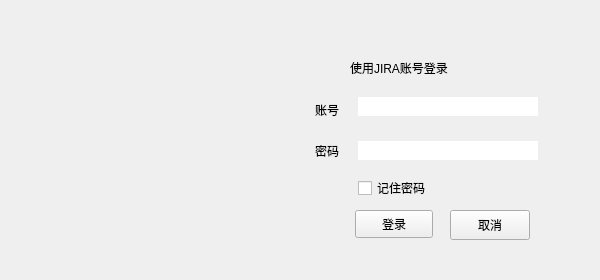
<?xml version="1.0" encoding="UTF-8"?>
<ui version="4.0">
 <class>Form</class>
 <widget class="QWidget" name="Form">
  <property name="windowModality">
   <enum>Qt::NonModal</enum>
  </property>
  <property name="geometry">
   <rect>
    <x>0</x>
    <y>0</y>
    <width>600</width>
    <height>280</height>
   </rect>
  </property>
  <property name="windowTitle">
   <string>Woodpecker</string>
  </property>
  <property name="windowIcon">
   <iconset resource="../res.qrc">
    <normaloff>:/mainicon/res/wp.ico</normaloff>:/mainicon/res/wp.ico</iconset>
  </property>
  <property name="autoFillBackground">
   <bool>false</bool>
  </property>
  <widget class="QWidget" name="widget" native="true">
   <property name="geometry">
    <rect>
     <x>0</x>
     <y>0</y>
     <width>600</width>
     <height>280</height>
    </rect>
   </property>
   <property name="autoFillBackground">
    <bool>true</bool>
   </property>
   <widget class="QLabel" name="lbl_info">
    <property name="geometry">
     <rect>
      <x>350</x>
      <y>60</y>
      <width>161</width>
      <height>16</height>
     </rect>
    </property>
    <property name="text">
     <string>使用JIRA账号登录</string>
    </property>
   </widget>
   <widget class="QPushButton" name="btn_login">
    <property name="geometry">
     <rect>
      <x>355</x>
      <y>210</y>
      <width>78</width>
      <height>28</height>
     </rect>
    </property>
    <property name="autoFillBackground">
     <bool>true</bool>
    </property>
    <property name="text">
     <string>登录</string>
    </property>
   </widget>
   <widget class="QPushButton" name="btn_cancel">
    <property name="geometry">
     <rect>
      <x>450</x>
      <y>210</y>
      <width>80</width>
      <height>30</height>
     </rect>
    </property>
    <property name="text">
     <string>取消</string>
    </property>
   </widget>
   <widget class="QLabel" name="label_3">
    <property name="geometry">
     <rect>
      <x>315</x>
      <y>141</y>
      <width>35</width>
      <height>19</height>
     </rect>
    </property>
    <property name="layoutDirection">
     <enum>Qt::LeftToRight</enum>
    </property>
    <property name="text">
     <string>密码</string>
    </property>
   </widget>
   <widget class="QLabel" name="label_2">
    <property name="geometry">
     <rect>
      <x>315</x>
      <y>100</y>
      <width>35</width>
      <height>19</height>
     </rect>
    </property>
    <property name="text">
     <string>账号</string>
    </property>
   </widget>
   <widget class="QLineEdit" name="txt_pwd">
    <property name="geometry">
     <rect>
      <x>358</x>
      <y>141</y>
      <width>180</width>
      <height>19</height>
     </rect>
    </property>
    <property name="frame">
     <bool>false</bool>
    </property>
   </widget>
   <widget class="QLineEdit" name="txt_username">
    <property name="geometry">
     <rect>
      <x>358</x>
      <y>97</y>
      <width>180</width>
      <height>19</height>
     </rect>
    </property>
    <property name="styleSheet">
     <string notr="true"/>
    </property>
    <property name="frame">
     <bool>false</bool>
    </property>
   </widget>
   <widget class="QCheckBox" name="checkBox">
    <property name="geometry">
     <rect>
      <x>358</x>
      <y>180</y>
      <width>101</width>
      <height>16</height>
     </rect>
    </property>
    <property name="text">
     <string>记住密码</string>
    </property>
    <property name="iconSize">
     <size>
      <width>16</width>
      <height>16</height>
     </size>
    </property>
   </widget>
  </widget>
 </widget>
 <resources>
  <include location="../res.qrc"/>
 </resources>
 <connections/>
</ui>
